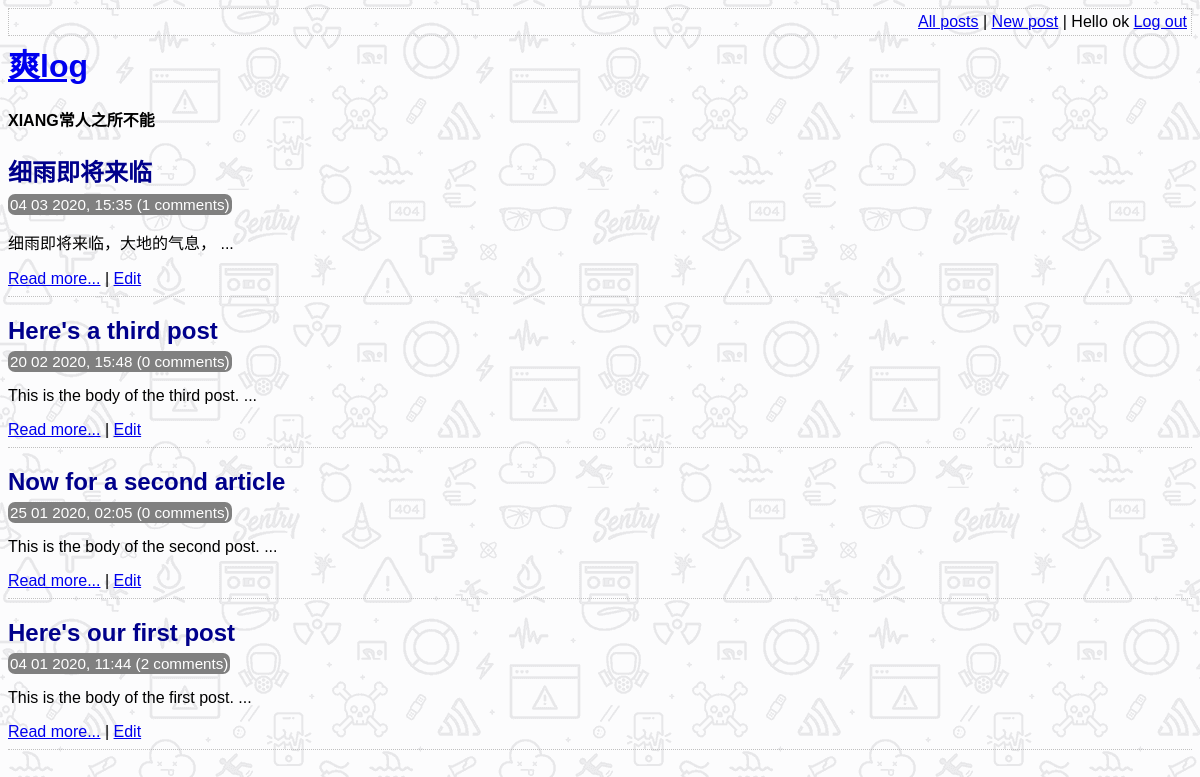
/index.php (signed in), run on the app's committed database.
### tables this page shows
CREATE TABLE post (
    id INTEGER PRIMARY KEY AUTOINCREMENT NOT NULL,
    title VARCHAR NOT NULL,
    body VARCHAR NOT NULL,
    user_id INTEGER NOT NULL,
    created_at VARCHAR NOT NULL,
    updated_at VARCHAR,
    FOREIGN KEY (user_id) REFERENCES user(id)
);

### lib/common.php (called while the page is built, shortened)
<?php
function htmlEscape($html)
{
    return htmlspecialchars($html, ENT_HTML5, 'UTF-8');
}
function convertSqlDate($sqlDate)
{
    $date = DateTime::createFromFormat('Y-m-d H:i:s', $sqlDate);
    return $date->format('d m Y, H:i');
}
function getAllPosts(PDO $pdo)
{
    $stmt = $pdo->query(
        'SELECT id, title, created_at, body
      FROM post ORDER BY created_at DESC'
    );
    return $stmt->fetchAll(PDO::FETCH_ASSOC);
}
function countCommentsForPost(PDO $pdo, $post_id)
{
    $sql = "SELECT COUNT(*) c FROM comment WHERE post_id = :post_id";
    $stmt = $pdo->prepare($sql);
    $stmt->execute(array('post_id' => $post_id,));
    return (int)$stmt->fetchColumn();
}
function isLoggedIn()
{
    return isset($_SESSION['logged_in_username']);
}

### index.php (the view, shortened to what this page needs)
<?php
require_once 'lib/common.php';
$pdo = getPDO();
$posts = getAllPosts($pdo);
?>
<!DOCTYPE html>
<html lang="zh">
    <head>
        <?php require 'templates/head.php' ?>
    </head>
    <body>
        <?php require 'templates/title.php' ?>
        <div class="post-list">
            <?php foreach ($posts as $post) : ?>
                <div class="post-synopsis">
                    <h2>
                        <?php echo htmlEscape($post['title']) ?>
                    </h2>
                    <div class="meta">
                        <?php echo convertSqlDate($post['created_at']) ?>
                        (<?php echo countCommentsForPost($pdo, $post['id']) ?> comments)
                    </div>
                    <p>
                        <?php echo substr(htmlEscape($post['body']), 0, strpos(htmlEscape($post['body']), "\n")) . '...' ?>
                    </p>
                    <div class="post-controls">
                        <a href="view_post.php?post_id=<?php echo $post['id'] ?>">Read more...</a>
                        <?php if (isLoggedIn()): ?>
                            |
                            <a href="edit_post.php?post_id=<?php echo $post['id'] ?>">Edit</a>
                        <?php endif; ?>
                    </div>
                </div>
            <?php endforeach; ?>
        </div>
    </body>
</html>

### assets/main.css (style rules this page uses)
h1, h2, h3 { margin-top: 0; margin-bottom: 8px; }
body { font-family: sans-serif; background: url("background[1].png"); }
.post-synopsis { padding-bottom: 8px; border-bottom: 1px dotted silver; margin-bottom: 20px; }
.post-synopsis h2, .post h2 { color: darkblue; }
.post .date, .post-synopsis .meta { color: white; background-color: grey; border-radius: 7px; padding: 2px; display: inline; font-size: 0.95em; }

### data on the page
post: title "细雨即将来临", created_at "04 03 2020, 15:35", id "1", body "细雨即将来临，大地的气息，"
post: title "Here's a third post", created_at "20 02 2020, 15:48", id "0", body "This is the body of the third post."
post: title "Now for a second article", created_at "25 01 2020, 02:05", id "0", body "This is the body of the second post."
post: title "Here's our first post", created_at "04 01 2020, 11:44", id "2", body "This is the body of the first post."

### other printed values
htmlEscape(getAuthUser()) "ok"
